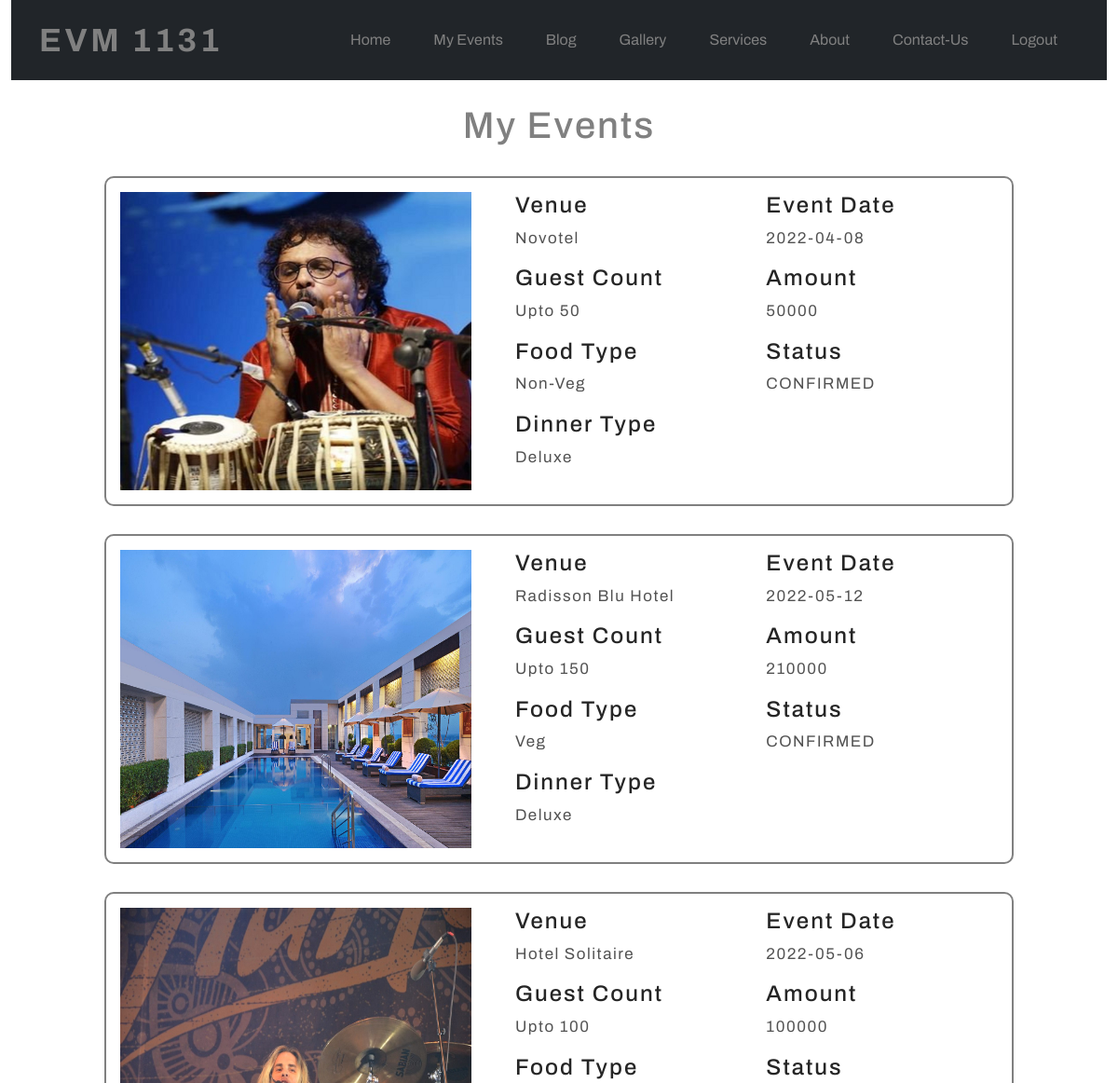
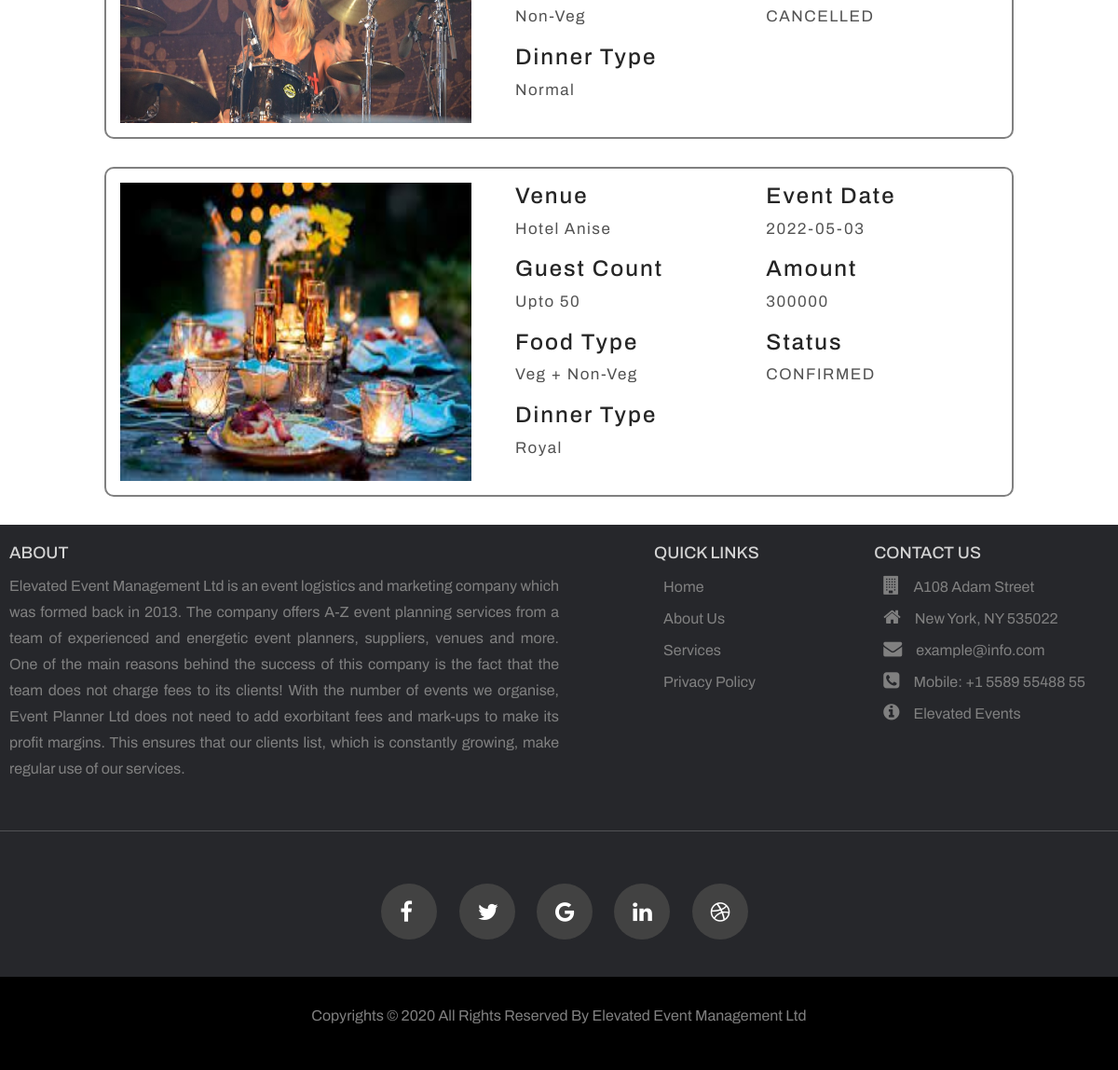
Screenshot of /MyEvents/ (signed in) with the database file from the repository (2 pictures, top to bottom).
### app/models.py (models this page shows)
class Booking(models.Model):
    user = models.ForeignKey(User,on_delete=models.CASCADE)
    venue = models.ForeignKey(Venue,on_delete=models.CASCADE)
    food_type = models.CharField(max_length=500)
    dinner_type = models.CharField(max_length=500)
    guest_count = models.IntegerField(default=100)
    total_cost = models.IntegerField(default=0)
    date = models.CharField(max_length=100)
    status = models.CharField(max_length=500,default="Pending")
    isPending = models.BooleanField(default=True)

class Venue(models.Model):
    event = models.ForeignKey(Event,on_delete=models.CASCADE)
    name = models.CharField(max_length=500)
    image = models.ImageField(upload_to='event/static/VenueImages/')
    location = models.CharField(max_length=1000)
    rating = models.DecimalField(decimal_places=2,max_digits=4)
    guests = models.IntegerField()
    wifi_available = models.BooleanField(default=False)
    t4seven_available = models.BooleanField(default=False)
    lightning_available = models.BooleanField(default=False)
    catering_available = models.BooleanField(default=False)
    dj_available = models.BooleanField(default=False)
    normal_plate_rate = models.IntegerField(default=0)
    deluxe_plate_rate = models.IntegerField(default=0)
    royal_plate_rate = models.IntegerField(default=0)

### app/views.py (the view)
# urls.py: path('MyEvents/',MyEventsView,name='myevents'),
def MyEventsView(request):
    bookings = Booking.objects.filter(user=request.user)
    context = { 'bookings' : bookings }
    return render(request, 'MyEvents.html',context=context)

### app/templates/MyEvents.html (shortened to what this page needs)
<!DOCTYPE html>
<html lang="en">
<head>
    <link rel="stylesheet" href="../static/Style/indexFooter.css">
    <link rel="stylesheet" href="https://stackpath.bootstrapcdn.com/font-awesome/4.7.0/css/font-awesome.min.css">
    <link rel="stylesheet" href="../static/Style/MyEvents.css">
    <link rel="stylesheet" href="../static/css/bootstrap.min.css">
</head>
<body>
    <div class="container-fluid">
        <nav class="navbar navbar-expand-lg bg-dark nav1">
            <div class="container">
                <a class="navbar-brand title" href="/Home/">EVM 1131</a>
                <div class="collapse navbar-collapse" id="navbarSupportedContent">
                    <ul class="navbar-nav mr-auto w-100 justify-content-end">
                        <li class="nav-item active li-link">
                            <a class="nav-link li-link" href="/Home/">Home</a>
                        </li>
                        <li class="nav-item">
                            <a class="nav-link li-link" href="/MyEvents/">My Events</a>
                        </li>
                        <li class="nav-item">
                            <a class="nav-link li-link" href="/Blog/">Blog</a>
                        </li>
                        <li class="nav-item">
                            <a class="nav-link li-link" href="/Gallery/">Gallery</a>
                        </li>
                        <li class="nav-item">
                            <a class="nav-link li-link" href="/Services/">Services</a>
                        </li>
                        <li class="nav-item">
                            <a class="nav-link li-link" href="/About/">About</a>
                        </li>
                        <li class="nav-item">
                            <a class="nav-link li-link" href="/ContactUs/">Contact-Us</a>
                        </li>
                        <li class="nav-item">
                            <a class="nav-link li-link" href="/Logout/">Logout</a>
                        </li>
                    </ul>
                </div>
            </div>
        </nav>
        <div class="header">
            <h1>My Events</h1>
        </div>
        {% for booking in bookings %}
        <div class="content">
            <div class="left">
                <img src="/static/{{booking.venue.image }}/" alt="">
            </div>
            <div class="right">
                <div class="right-left">
                    <h4>Venue</h4>
                    <p> {{booking.venue.name}}</p>
                    <h4>Guest Count</h4>
                    <p>Upto {{booking.guest_count}}</p>
                    <h4>Food Type</h4>
                    <p style="text-transform: capitalize;">{{booking.food_type}}</p>
                    <h4>Dinner Type</h4>
                    <p style="text-transform: capitalize;"> {{booking.dinner_type}} </p>
                </div>
                <div class="right-right">
                    <h4>Event Date</h4>
                    <p> {{booking.date}}</p>
                    <h4>Amount</h4>
                    <p> {{booking.total_cost}}</p>
                    <h4>Status</h4>
                    <p>{{booking.status}}</p>
                </div>
            </div>
        </div>
        {% endfor %}
    </div>
    <footer>
        <section class="sec-1">
            <section class="about">
                <h2>About</h2>
                <p>Elevated Event Management Ltd is an event logistics and marketing company which was formed
                    back
                    in 2013. The
                    company offers A-Z event planning services from a team of experienced and energetic event
                    planners, suppliers, venues and more. One of the main reasons behind the success of this
                    company
                    is the fact that the team does not charge fees to its clients! With the number of events
                    we organise, Event Planner Ltd does not need to add exorbitant fees and mark-ups to make its
                    profit margins. This ensures that our clients list, which is constantly growing, make
                    regular
                    use of our services.</p>
            </section>
            <section class="link2">
                <h2 class="quick-1">Quick Links</h2>
                <ul>
                    <li><a href="/Home/">Home</a></li>
                    <li><a href="/About/">About Us</a></li>
                    <li><a href="/Services/">Services</a></li>
                    <li><a href="/privacypolicy/">Privacy Policy</a></li>
                </ul>
            </section>
            <section class="link3">
                <h2 class="quick-2">Contact Us</h2>
                <ul>
                    <li><i class="fa fa-building"></i><span>A108 Adam Street</span></li>
                    <li><i class="fa fa-home"></i><span>New York, NY 535022</span></li>
                    <li><i class="fa fa-envelope"></i><span><a
                                href="mailto:example@info.com">example@info.com</a></span></li>
                    <li><i class="fa fa-phone-square"></i><span><a href="tel:+1 5589 55488 55">Mobile: +1 5589 55488
                                55</a></span></li>
                    <li><i class="fa fa-info-circle"></i><a href="#">Elevated Events</a></li>
                </ul>
            </section>
        </section>
        <hr width="100%" noshade style="color: white; opacity: .2;">
        <section class="sec-3">
            <ul>
                <li><a href="#"><i class="fa fa-facebook"></i></a></li>
                <li><a href="#"><i class="fa fa-twitter"></i></a></li>
                <li><a href="#"><i class="fa fa-google"></i></a></li>
                <li><a href="#"><i class="fa fa-linkedin"></i></a></li>
                <li><a href="#"><i class="fa fa-dribbble"></i></a></li>
            </ul>
        </section>
        <section class="sec-4">
            <p>
                Copyrights &copy 2020 All Rights Reserved By
                <a href="#">Elevated Event Management Ltd</a>
            </p>
        </section>
    </footer>
</body>
</html>

### app/static/Style/indexFooter.css (style rules this page uses)
* { margin: 0; padding: 0; box-sizing: border-box; }
footer { margin-top: 30px; width: 100%; background-color: #26272b; }
.sec-1 { display: flex; flex-direction: row; justify-content: space-between; padding: 20px 10px; }
.about { width: 50%; }
.sec-1 h2 { font-size: 18px; color: lightgray; text-transform: uppercase; }
.about p { text-align: justify; color: grey; line-height: 28px; margin-top: 10px; }
.sec-1 ul { list-style: none; }
.sec-1 ul li { padding: 5px; margin-right: 20px; }
.sec-1 a { text-decoration: none; color: grey; }
.sec-1 span { color: grey; }
.sec-1 i { color: grey; font-size: 20px; }
.link3 i { margin-right: 15px; }
.quick-1, .quick-2 { margin-left: 27px; }
hr { opacity: .2; color: white; }
.sec-3 { display: flex; justify-content: center; padding: 20px; }
.sec-3 ul { list-style: none; margin: 20px; }
.sec-3 ul li { display: inline-block; width: 60px; height: 60px; border-radius: 50%; background-color: #424242; padding: 20px; margin-right: 20px; }
.sec-3 ul li i { color: white; font-size: 24px; line-height: 20px; text-align: center; }
.sec-4 { display: flex; justify-content: center; background-color: black; padding: 30px; }
.sec-4 p { color: gray; position: relative; }
.sec-4 p a { color: gray; text-decoration: none; }
.sec-4 p::after { content: ''; display: block; width: 0; bottom: -10px; right: 0; height: 2px; position: absolute; background-color: yellow; transition: all .3s; }

### app/static/Style/MyEvents.css (style rules this page uses)
* { padding: 0; margin: 0; box-sizing: border-box; font-family: 'Archivo', sans-serif; }
a.title { font-weight: bold; text-transform: uppercase; color: gray; font-size: 35px; letter-spacing: 3.5px; }
.navbar ul li { margin: 15px; }
.navbar ul li .li-link { position: relative; color: grey; }
.navbar ul li .li-link:before { content: ""; position: absolute; width: 0; height: 2px; bottom: 0; right: 0; background-color: white; visibility: hidden; transition: all 0.3s ease-in-out; }
.header h1 { color: gray; text-align: center; }
.header h1 { margin-top: 25px; margin-bottom: 10px; letter-spacing: 2px; }
.content { width: 83%; border: 2px solid gray; padding: 15px; margin: auto; margin-top: 30px; margin-bottom: 20px; border-radius: 10px; }
.content .left { float: left; width: 40%; }
.content img { width: 100%; height: 320px; }
.content .right { float: right; width: 55%; }
.content::after { content: ''; display: block; clear: both; }
.content .right .right-left { float: left; width: 50%; }
.content .right .right-right { float: right; width: 48%; }
.right::after { content: ''; display: block; clear: both; }
.content .right h4 { color: #252525; letter-spacing: 2px; }
.content .right p { font-size: 17px; letter-spacing: 1.5px; color: #525252; }

### rows the page displays
Booking: venue.image (picture), venue.name "Novotel", guest_count "50", food_type "Non-Veg", dinner_type "Deluxe", date "2022-04-08", total_cost "50000", status "CONFIRMED"
Booking: venue.image (picture), venue.name "Radisson Blu Hotel", guest_count "150", food_type "Veg", dinner_type "Deluxe", date "2022-05-12", total_cost "210000", status "CONFIRMED"
Booking: venue.image (picture), venue.name "Hotel Solitaire", guest_count "100", food_type "Non-Veg", dinner_type "Normal", date "2022-05-06", total_cost "100000", status "CANCELLED"
Booking: venue.image (picture), venue.name "Hotel Anise", guest_count "50", food_type "Veg + Non-Veg", dinner_type "Royal", date "2022-05-03", total_cost "300000", status "CONFIRMED"
